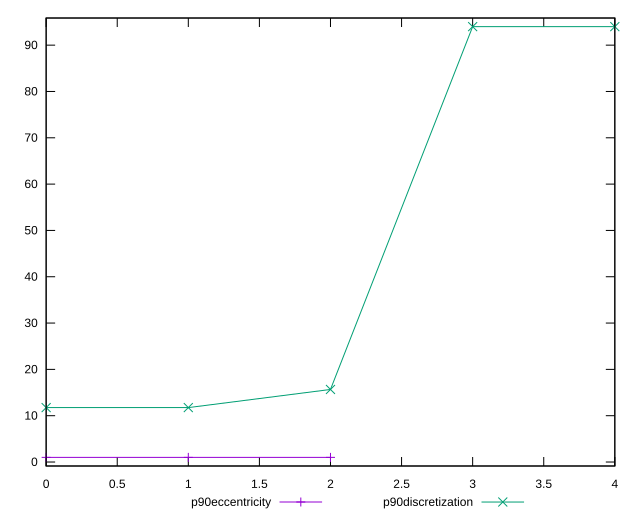

Here is the gnuplot script that generated this plot:
reset

$p90Eccentricity <<EOF
0 0.9999999999999996
1 0.9999999999999994
2 1.0000000000000016
EOF

$p90Discretization <<EOF
0 11.75
1 11.75
2 15.666666666666666
3 94
4 94
EOF

set key outside below
set xrange [0:4]
set yrange [-0.8600000000000007:95.86]
set trange [-0.8600000000000007:95.86]
set terminal svg size 640, 520 enhanced background rgb 'white'
set output "report_00018_2021-02-10T15-25-16.877Z/uses-webp-images/progression/eccentricity.svg"

plot $p90Eccentricity title "p90eccentricity" with linespoints, \
     $p90Discretization title "p90discretization" with linespoints

reset
